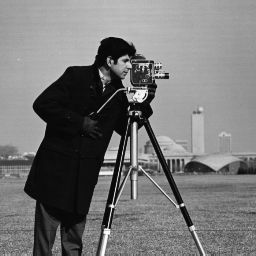
#> input picture logical.jpg, 256 x 256 px
$ python logical.py
#> lines starting #> are read from the running program, lines starting #| are printed output that depends on the picture; after the words box and inside, x2 and y2 are one past the last pixel; in counts of white or black regions, pixels touching at a corner belong together

import cv2
import numpy as np
import matplotlib.pyplot as plt
import argparse

# Parse --no-display early so plotting can be gated
parser = argparse.ArgumentParser(add_help=False)
parser.add_argument('--no-display', action='store_true')
args, _ = parser.parse_known_args()
DISPLAY = not getattr(args, 'no_display', False)

# Read image
img = cv2.imread('logical.jpg')
#> img is the input picture: shape (256, 256, 3); min 0, max 255, mean 118.7

# Check imageS
if img is None:
    raise FileNotFoundError("Input image 'logical.jpg' was not found.")

# Convert to grayscale
gray = cv2.cvtColor(img, cv2.COLOR_BGR2GRAY)

# Create a simple mask (circle in the center)
mask = np.zeros_like(gray)
h, w = gray.shape
#> h = 256; w = 256
cv2.circle(mask, (w // 2, h // 2), min(h, w) // 3, 255, -1)
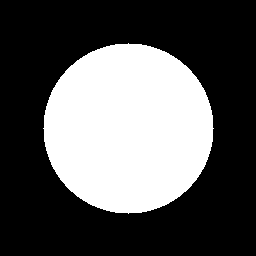
#> mask: shape (256, 256); 34.6% white; 1 white region, box (x1, y1, x2, y2) and area: (43, 43, 214, 214) 22701

# ---- Logical Operations ----

# 1. NOT (Bitwise NOT)
img_not = cv2.bitwise_not(gray)
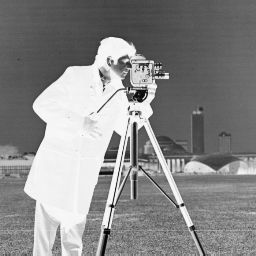
#> img_not: shape (256, 256); min 0, max 255, mean 136.3

# 2. AND (Bitwise AND with mask)
img_and = cv2.bitwise_and(gray, mask)
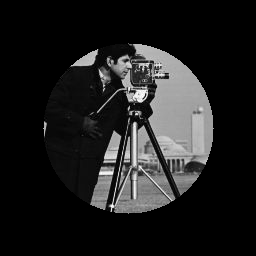
#> img_and: shape (256, 256); min 0, max 255, mean 30.7

# 3. OR (Bitwise OR with mask)
img_or = cv2.bitwise_or(gray, mask)
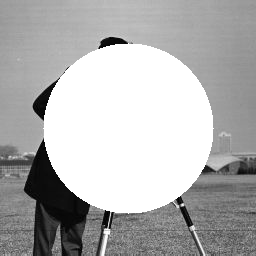
#> img_or: shape (256, 256); min 0, max 255, mean 176.4

# 4. XOR (Bitwise XOR with mask)
img_xor = cv2.bitwise_xor(gray, mask)
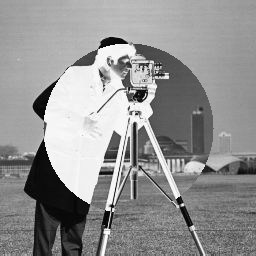
#> img_xor: shape (256, 256); min 0, max 255, mean 145.7

# ---- Save Output Images ----
cv2.imwrite("logical_NOT.jpg", img_not)
cv2.imwrite("logical_AND.jpg", img_and)
cv2.imwrite("logical_OR.jpg", img_or)
cv2.imwrite("logical_XOR.jpg", img_xor)

print("Saved: logical_NOT.jpg")
print("Saved: logical_AND.jpg")
print("Saved: logical_OR.jpg")
print("Saved: logical_XOR.jpg")

if DISPLAY:
    # ---- Display All Results ----
    plt.figure(figsize=(14, 8))

    plt.subplot(2, 3, 1)
    plt.title("Original (Grayscale)")
    plt.imshow(gray, cmap='gray')
    plt.axis('off')

    plt.subplot(2, 3, 2)
    plt.title("Mask (Circle)")
    plt.imshow(mask, cmap='gray')
    plt.axis('off')

    plt.subplot(2, 3, 3)
    plt.title("NOT Operation")
    plt.imshow(img_not, cmap='gray')
    plt.axis('off')

    plt.subplot(2, 3, 4)
    plt.title("AND Operation")
    plt.imshow(img_and, cmap='gray')
    plt.axis('off')

    plt.subplot(2, 3, 5)
    plt.title("OR Operation")
    plt.imshow(img_or, cmap='gray')
    plt.axis('off')

    plt.subplot(2, 3, 6)
    plt.title("XOR Operation")
    plt.imshow(img_xor, cmap='gray')
    plt.axis('off')

    plt.suptitle("Logical Operations on Image", fontsize=16)
    plt.tight_layout()
    plt.show()

$ run again, with 20701058_Q1_Input.jpg copied over logical.jpg
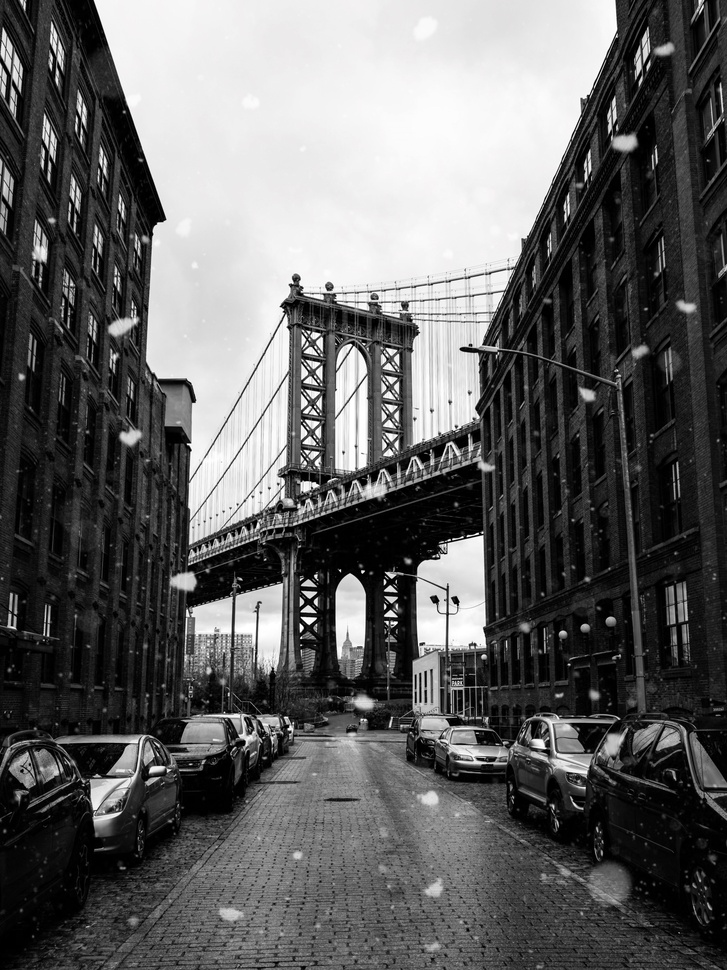
#> input picture 20701058_Q1_Input.jpg, 727 x 970 px, shrunk from 3072 x 4096 before the run
#> img is the input picture: shape (970, 727, 3); mean B, G, R 97.6, 97.6, 97.6
#> `cv2.circle(mask, (w // 2, h // 2), min(h, w) // 3, 255, -1)`:
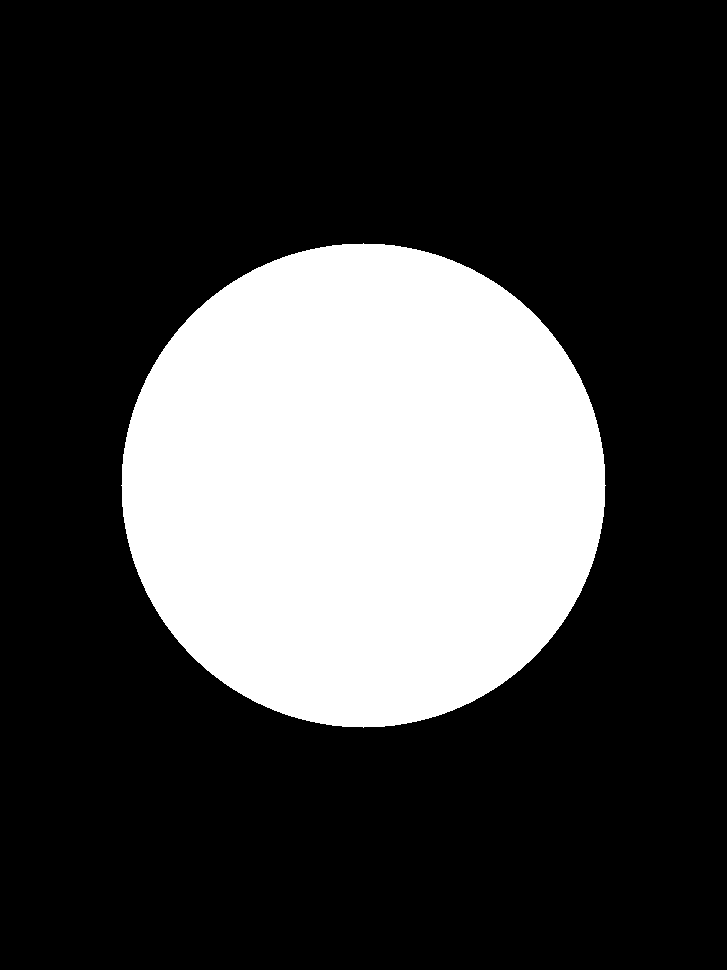
#> mask: shape (970, 727); 26.1% white; 1 white region, box (x1, y1, x2, y2) and area: (121, 243, 606, 728) 183941
#> `img_xor = cv2.bitwise_xor(gray, mask)`:
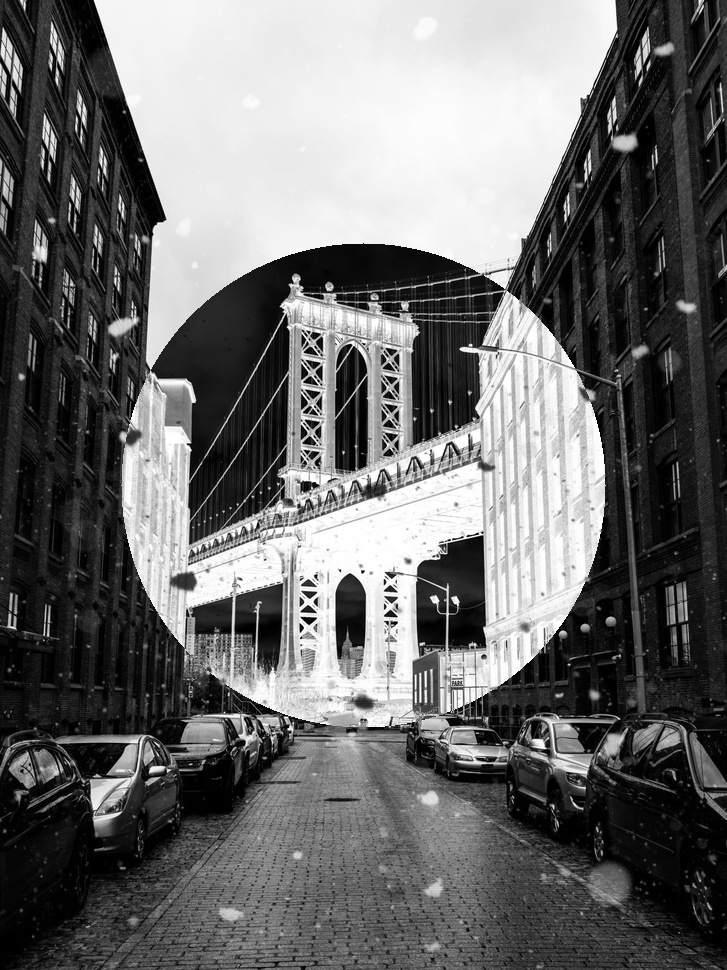
#> img_xor: shape (970, 727); min 0, max 255, mean 106.9
